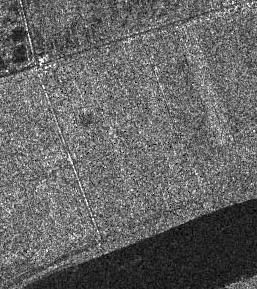
#> input picture dataset/FarmlandD/200806.bmp, 257 x 289 px, found by its file name
$ python pre_pseudo_label_SFCM.py
#> lines starting #> are read from the running program, lines starting #| are printed output that depends on the picture
import random
import copy
import cv2
import numpy as np

try:
    import psyco

    psyco.full()
#> (this line was passed over: psyco is not available in this run)
except ImportError:
    pass

FLOAT_MAX = 1e100

class Point:
    __slots__ = ["x", "group", "membership"]

    def __init__(self, clusterCenterNumber, x=0, group=0):
        self.x, self.group = x, group
        self.membership = [0.0 for _ in range(clusterCenterNumber)]

def similarityMatrix(imgA,imgB):
    similarity = np.absolute(imgA - imgB) / (imgA + imgB)  # numpy中的矩阵点除就是/，
    return similarity

def generatePoints(clusterCenterNumber, matrix, row, col):
    points = [Point(clusterCenterNumber) for _ in range(row * col)]
    matrix_flat = matrix.reshape((1,row*col))
    for index, point in enumerate(points):
        point.x = matrix_flat[0, index]
    return points

def solveDistanceBetweenPoints(pointA, pointB):
    return (pointA.x - pointB.x) * (pointA.x - pointB.x)

def getNearestCenter(point, clusterCenterGroup):
    minIndex = point.group
    minDistance = FLOAT_MAX
    for index, center in enumerate(clusterCenterGroup):
        distance = solveDistanceBetweenPoints(point, center)
        if (distance < minDistance):
            minDistance = distance
            minIndex = index
    return (minIndex, minDistance)

def kMeansPlusPlus(points, clusterCenterGroup):
    clusterCenterGroup[0] = copy.copy(random.choice(points))  # 在所有的points里面随机选一个点
    distanceGroup = [0.0 for _ in range(len(points))]  # 把群心到所有points的距离矩阵初始化为零矩阵
    sum = 0.0
    for index in range(1, len(clusterCenterGroup)):  # 索引各个群心点
        for i, point in enumerate(points):  # Python中的Enumerate().很多时候，在处理迭代器时，我们还需要保留迭代次数.
            distanceGroup[i] = getNearestCenter(point, clusterCenterGroup[:index])[1]  # 对一个群心点，计算所有点到该群心点的距离平方
            sum += distanceGroup[i]  #
        sum *= random.random()
        for i, distance in enumerate(distanceGroup):
            sum -= distance
            if sum < 0:
                clusterCenterGroup[index] = copy.copy(points[i])
                break
    return

def fuzzyCMeansClustering(points, clusterCenterNumber, weight):
    clusterCenterGroup = [Point(clusterCenterNumber) for _ in range(clusterCenterNumber)]
    kMeansPlusPlus(points, clusterCenterGroup)
    clusterCenterTrace = [clusterCenter for clusterCenter in clusterCenterGroup]
    tolerableError, currentError = 1.0, FLOAT_MAX
    while currentError >= tolerableError:
        for point in points:
            getSingleMembership(point, clusterCenterGroup, weight)  # 根据群心确定权重系数U_ij,这个操作在循环体内，会随着群心的更新而更新
        currentCenterGroup = [Point(clusterCenterNumber) for _ in range(clusterCenterNumber)]
        for centerIndex, center in enumerate(currentCenterGroup):
            upperSumX, lowerSum = 0.0, 0.0
            for point in points:
                membershipWeight = pow(point.membership[centerIndex], weight)  # U_ij的m次方，权重系数
                upperSumX += point.x * membershipWeight  # 横坐标和纵坐标分别乘以权重
                lowerSum += membershipWeight  # 计算Ci的分母
            center.x = upperSumX / lowerSum  # 更新群心
            print(center.x)
        # update cluster center trace
        currentError = 0.0
        for index, singleTrace in enumerate(clusterCenterTrace):  # index迭代次数累加，singleTrace群心的坐标
            # singleTrace.append(currentCenterGroup[index])  # singleTrace
            currentError += solveDistanceBetweenPoints(singleTrace, currentCenterGroup[index])
            # currentError += solveDistanceBetweenPoints(singleTrace[-1], singleTrace[-2])
            clusterCenterGroup[index] = copy.copy(currentCenterGroup[index])  # 做更新
    # 从循环体出来，目标函数已经收敛到理想区间了
    for point in points:
        maxIndex, maxMembership = 0, 0.0
        for index, singleMembership in enumerate(point.membership):
            if singleMembership > maxMembership:
                maxMembership = singleMembership
                maxIndex = index
        point.group = maxIndex
    return clusterCenterGroup, clusterCenterTrace

def getSingleMembership(point, clusterCenterGroup, weight):  # 公式1
    distanceFromPoint2ClusterCenterGroup = [solveDistanceBetweenPoints(point, clusterCenterGroup[index]) for index in
                                            range(len(clusterCenterGroup))]  # 某点到各个群心的距离矩阵size = (1,k)
    for centerIndex, singleMembership in enumerate(point.membership):  # 该点到各个群心的概率矩阵
        sum = 0.0
        isCoincide = [False, 0]
        for index, distance in enumerate(distanceFromPoint2ClusterCenterGroup):
            if distance == 0:
                isCoincide[0] = True  # 如果群心刚好是点集里的某个点，那么就是isCoincide
                isCoincide[1] = index
                break
            # 如果distance不为零
            sum += pow(float(distanceFromPoint2ClusterCenterGroup[centerIndex] / distance),
                       1.0 / (weight - 1.0))  # 公式1的分母
        if isCoincide[0]:
            if isCoincide[1] == centerIndex:
                point.membership[centerIndex] = 1.0
            else:
                point.membership[centerIndex] = 0.0
        else:
            point.membership[centerIndex] = 1.0 / sum

def ClusterAnalysisResults(points,row,col):
    Binary_matrix = np.zeros((1, row * col), dtype='int')
    for index,point in enumerate(points):
        Binary_matrix[0,index] = point.group
    Binary_matrix = Binary_matrix.reshape(row,col)
    return Binary_matrix

#计算相似性矩阵
def cal_similarity(pic1_path, pic2_path):
    pic1_data = cv2.imread(pic1_path)[...,0]
    pic2_data = cv2.imread(pic2_path)[...,0]
    pic_size = pic1_data.shape
    simility = np.zeros(pic_size)
    for i in range(pic_size[0]):
        for j in range(pic_size[1]):
            if int(pic1_data[i][j]) + int(pic2_data[i][j]) != 0:
                simility[i][j] = np.abs(int(pic1_data[i][j]) - int(pic2_data[i][j]))/(int(pic1_data[i][j]) + int(pic2_data[i][j]))
            else:
                simility[i][j] = 0
    return simility

def bilary2pic(data): #将0-1数值转化为二值化图像（可视化过程）
    datasize = data.shape
    for i in range(datasize[0]):
        for j in range(datasize[1]):
            if data[i][j] == 1:
                data[i][j] = 255
    data = np.expand_dims(data, -1)
    result = np.concatenate([data, data, data], -1)
    return result

def main():

    pic1_path = '.\\dataset\\FarmlandD\\200806.bmp'
    pic2_path = '.\\dataset\\FarmlandD\\200906.bmp'
    A = cal_similarity(pic1_path, pic2_path)
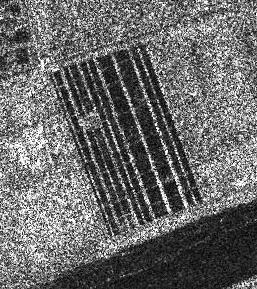
#> input picture dataset/FarmlandD/200906.bmp, 257 x 289 px, found by its file name
#> after the loop in cal_similarity, `for i in range(pic_size[0]):`:
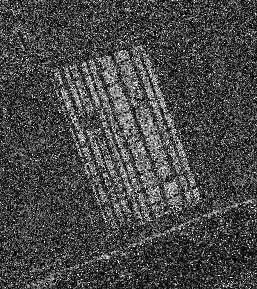
#> simility: shape (289, 257) float64; min 0, max 1, mean 0.284
    [row, col] = A.shape
    clusterCenterNumber = 2
    weight = 2
    points = generatePoints(clusterCenterNumber,A,row,col)
    _, clusterCenterTrace = fuzzyCMeansClustering(points, clusterCenterNumber, weight)
    result = ClusterAnalysisResults(points, row,col)
    result_pic = bilary2pic(result)
    # 必须为png，否则像素值会变化
    cv2.imwrite('.\\step1_Pseudo_label\\' + 'FarmlandD_pseudp_label.png', result_pic)

main()
#> in main, `points = generatePoints(clusterCenterNumber,A,row,col)`: points = 74273 items
#> the loop in kMeansPlusPlus, `for index in range(1, len(clusterCenterGroup)):` made 1 pass
#> in ClusterAnalysisResults, `Binary_matrix = Binary_matrix.reshape(row,col)`:
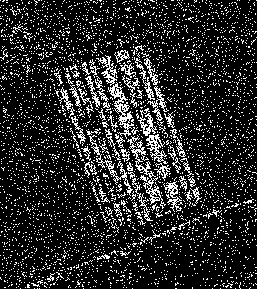
#> Binary_matrix: shape (289, 257) int64; values 0 (black) and 1 (white), 16.3% white in thin lines or dots
#> after the loop in bilary2pic, `for i in range(datasize[0]):`: data: shape (289, 257) int64; 16.3% white in thin lines or dots
#> in bilary2pic, `result = np.concatenate([data, data, data], -1)`: result: shape (289, 257, 3) int64; 16.3% white in thin lines or dots
